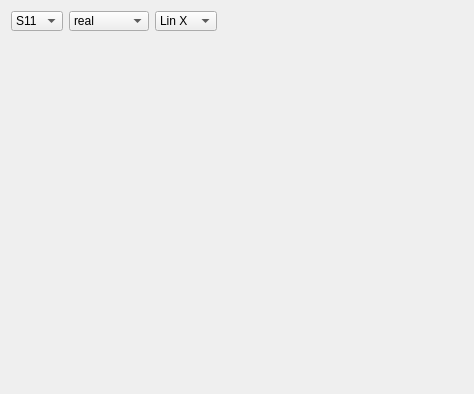
<?xml version="1.0" encoding="UTF-8"?>
<ui version="4.0">
 <class>Form</class>
 <widget class="QWidget" name="Form">
  <property name="geometry">
   <rect>
    <x>0</x>
    <y>0</y>
    <width>474</width>
    <height>394</height>
   </rect>
  </property>
  <property name="windowTitle">
   <string>Form</string>
  </property>
  <layout class="QVBoxLayout" name="verticalLayout">
   <item>
    <layout class="QHBoxLayout" name="horizontalLayout" stretch="0,0,0,0">
     <property name="sizeConstraint">
      <enum>QLayout::SetDefaultConstraint</enum>
     </property>
     <item>
      <widget class="QComboBox" name="cbParameter">
       <property name="maximumSize">
        <size>
         <width>16777215</width>
         <height>20</height>
        </size>
       </property>
       <item>
        <property name="text">
         <string>S11</string>
        </property>
       </item>
      </widget>
     </item>
     <item>
      <widget class="QComboBox" name="cbModifier">
       <property name="maximumSize">
        <size>
         <width>16777215</width>
         <height>20</height>
        </size>
       </property>
       <item>
        <property name="text">
         <string>real</string>
        </property>
       </item>
       <item>
        <property name="text">
         <string>imag</string>
        </property>
       </item>
       <item>
        <property name="text">
         <string>mag (lin)</string>
        </property>
       </item>
       <item>
        <property name="text">
         <string>mag (dB)</string>
        </property>
       </item>
       <item>
        <property name="text">
         <string>phase</string>
        </property>
       </item>
      </widget>
     </item>
     <item>
      <widget class="QComboBox" name="cbXlog">
       <property name="maximumSize">
        <size>
         <width>16777215</width>
         <height>20</height>
        </size>
       </property>
       <item>
        <property name="text">
         <string>Lin X</string>
        </property>
       </item>
       <item>
        <property name="text">
         <string>Log X</string>
        </property>
       </item>
      </widget>
     </item>
     <item>
      <spacer name="horizontalSpacer">
       <property name="orientation">
        <enum>Qt::Horizontal</enum>
       </property>
       <property name="sizeHint" stdset="0">
        <size>
         <width>40</width>
         <height>20</height>
        </size>
       </property>
      </spacer>
     </item>
    </layout>
   </item>
   <item>
    <widget class="QWidget" name="mplWidget" native="true">
     <property name="sizePolicy">
      <sizepolicy hsizetype="Preferred" vsizetype="Preferred">
       <horstretch>0</horstretch>
       <verstretch>1</verstretch>
      </sizepolicy>
     </property>
     <property name="minimumSize">
      <size>
       <width>100</width>
       <height>100</height>
      </size>
     </property>
    </widget>
   </item>
  </layout>
 </widget>
 <resources/>
 <connections/>
</ui>
